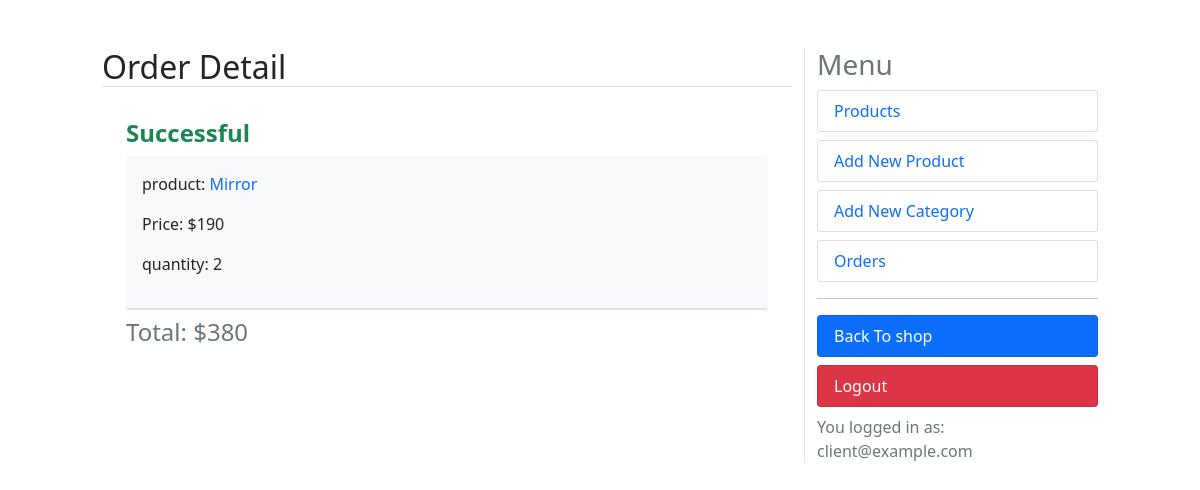
/dashboard/orders/detail/4 (signed in), run on the app's committed database.
### orders/models.py (models this page shows, shortened)
class OrderItem(models.Model):
    order = models.ForeignKey(Order, on_delete=models.CASCADE, related_name='items')
    product = models.ForeignKey(Product, on_delete=models.CASCADE, related_name='order_items')
    price = models.IntegerField()
    quantity = models.SmallIntegerField(default=1)
    def get_cost(self):
        return self.price * self.quantity

class Order(models.Model):
    user = models.ForeignKey(User, on_delete=models.CASCADE, related_name='orders')
    created = models.DateTimeField(auto_now_add=True)
    updated = models.DateTimeField(auto_now=True)
    status = models.BooleanField(default=False)
    class Meta:
        ordering = ('-created',)
    @property
    def get_total_price(self):
        total = sum(item.get_cost() for item in self.items.all())
        return total

### shop/models.py (models this page shows, shortened)
class Product(models.Model):
    category = models.ForeignKey(Category, on_delete=models.CASCADE, related_name='category')
    image = models.ImageField(upload_to='products')
    title = models.CharField(max_length=250)
    description = models.TextField()
    price = models.IntegerField()
    date_created = models.DateTimeField(auto_now_add=True)
    slug = models.SlugField(unique=True)
    class Meta:
        ordering = ('-date_created',)
    def get_absolute_url(self):
        return reverse('shop:product_detail', kwargs={'slug':self.slug})

### accounts/models.py (models this page shows, shortened)
class User(AbstractBaseUser):
    email = models.EmailField(max_length=100, unique=True)
    full_name = models.CharField(max_length=100)
    is_admin = models.BooleanField(default=False)
    is_active = models.BooleanField(default=True)
    likes = models.ManyToManyField(Product, blank=True, related_name='likes')
    is_manager = models.BooleanField(default=False)
    objects = UserManager()
    USERNAME_FIELD = 'email'
    REQUIRED_FIELDS = ['full_name']

### dashboard/views.py (the view)
# urls.py: path('orders/detail/<int:id>', views.order_detail, name='order_detail'),
@user_passes_test(is_manager)
@login_required
def order_detail(request, id):
    order = Order.objects.filter(id=id).first()
    items = OrderItem.objects.filter(order=order).all()
    context = {'title':'order detail', 'items':items, 'order':order}
    return render(request, 'order_detail.html', context)

### cart/utils/cart.py (called while the page is built)
    def __iter__(self):
        product_ids = self.cart.keys()
        products = Product.objects.filter(id__in=product_ids)
        cart = self.cart.copy()
        for product in products:
            cart[str(product.id)]['product'] = product
        for item in cart.values():
            item['total_price'] = int(item['price']) * int(item['quantity'])
            yield item

    def add_cart_session(self):
        cart = self.session.get(CART_SESSION_ID)
        if not cart:
            cart = self.session[CART_SESSION_ID] = {}
        return cart

### dashboard/views.py (called while the page is built)
def is_manager(user):
    try:
        if not user.is_manager:
            raise Http404
        return True
    except:
        raise Http404

### online_shop/context_processors.py (called while the page is built)
def return_cart(request):
    cart = len(list(Cart(request)))
    return {'cart_count': cart}

def return_categories(request):
    categories = Category.objects.all()
    return {'categories': categories}

### dashboard/templates/order_detail.html
{% extends "dashboard.html" %}
{% block content %}
{% if order.status %}
    <h4><b class="text-success">Successful</b></h4>
{% else %}
    <h3><b class="text-danger">Cancelled</b></h3>
{% endif %}
{% for item in items  %}
<div class="bg-light rounded border-bottom p-3">
    <p>product:<a class="text-decoration-none" href="{{ item.product.get_absolute_url }}"> {{item.product.title}}</a></p>
    <p>Price: ${{item.price}}</p>
    <p>quantity: {{item.quantity}}</p>
</div>
{% endfor %}
<h4 class="border-top pt-2 text-muted">Total: ${{ order.get_total_price }}</h4>
{% endblock %}

### dashboard/templates/dashboard.html (shortened to what this page needs)
<!DOCTYPE html>
<html lang="en">
<head>
    <link href="https://cdn.jsdelivr.net/npm/bootstrap@5.1.3/dist/css/bootstrap.min.css" rel="stylesheet">
</head>
<body>
    <div class="row mt-5">
        <div class="col-md-1"></div>
        <div class="col-md-7">
            <h2 class="border-bottom text-capitalize">{{ title }}</h2>
            <div class="p-4">
                {% block content %}{% endblock %}
            </div>
        </div>
        <div class="col-md-3 border-start">
            <h3 class="text-muted">Menu</h3>
            <a class="text-decoration-none" href="{% url 'dashboard:products' %}">
                <li class="rounded list-group-item  text-primary">Products</li>
            </a>
            <a class="text-decoration-none" href="{% url 'dashboard:add_product' %}">
                <li class="rounded list-group-item mt-2 text-primary">Add New Product</li>
            </a>
            <a class="text-decoration-none" href="{% url 'dashboard:add_category' %}">
                <li class="rounded list-group-item mt-2  text-primary">Add New Category</li>
            </a>
            <a class="text-decoration-none" href="{% url 'dashboard:orders' %}">
                <li class="rounded list-group-item mt-2  text-primary">Orders</li>
            </a>
            <hr>
            <a class="text-decoration-none" href="{% url 'shop:home_page' %}">
                <li class="rounded list-group-item bg-primary mt-2  text-white">Back To shop</li>
            </a>
            <a class="text-decoration-none" href="{% url 'accounts:user_logout' %}">
                <li class="rounded list-group-item bg-danger mt-2  text-white">Logout</li>
            </a>
            <div class="text-muted mt-2">You logged in as: {{ request.user.email }}</div>
        </div>
        <div class="col-md-1 "></div>
    </div>
</body>
</html>

### data on the page
OrderItem: product "Mirror", price "190", quantity "2"
Order: get_total_price "380"
User: user.email "client@example.com"

### other printed values
{{ title }} "Order Detail"
